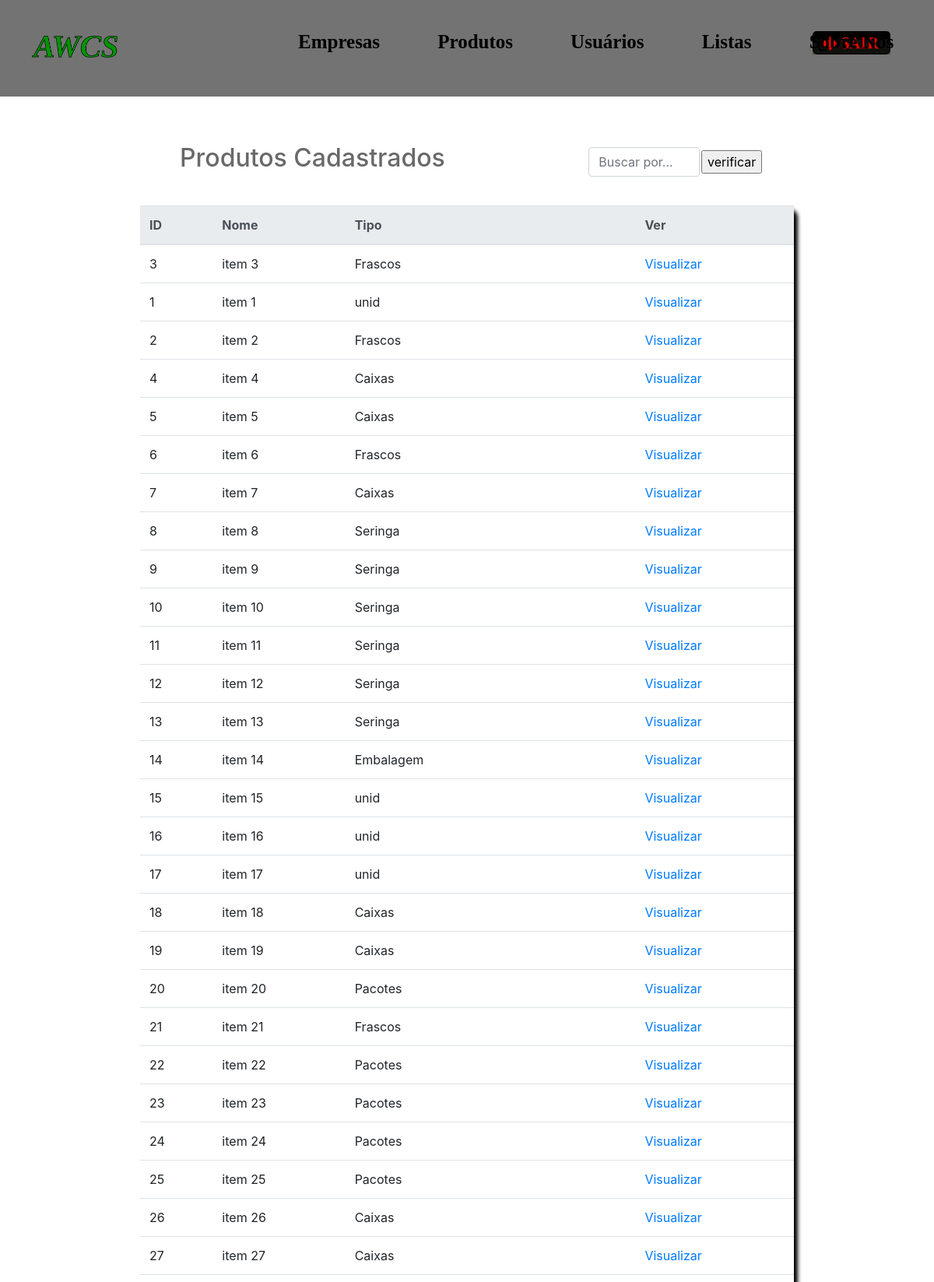
The page /produto/0-prod.php (signed in, upper part) on the database its author committed.
### tables this page shows
CREATE TABLE `produto` (
  `id` int(11) NOT NULL,
  `nome` varchar(50) DEFAULT NULL,
  `Tipo` varchar(20) DEFAULT NULL,
  `descricao` text NOT NULL,
  `data_alt` date DEFAULT NULL,
  `data_cad` date DEFAULT NULL,
  `Usuario_alt` varchar(30) DEFAULT NULL,
  `Usuario_cad` varchar(30) DEFAULT NULL
);

### produto/0-prod.php (the view, shortened to what this page needs)
<!DOCTYPE html>
<html lang="pt-br">
<head>
    <link rel="stylesheet" href="../atuali/main.css">
    <link rel="stylesheet" href="../atuali/main2.css">
    <link rel="stylesheet" href="https://stackpath.bootstrapcdn.com/bootstrap/4.3.1/css/bootstrap.min.css">
</head>
<?php
  include '../funcoes.php';
    $pro = mysqli_query($banco_de_dados,"select * from produto ");
    $array = mysqli_fetch_all($pro,MYSQLI_ASSOC);
?>
<body>
<header>       <div class="cabes">
               <a href="../pag/pagina.php"> <img src="../pag/img/logoawcs.png" class="awcs"></a>
            <ul>
                <li><h3><a href="../empredit/0-empresa.php"><b> Empresas</a></b></h3></li>
                <li><h3><a href=""><b>Produtos</b></a></h3></li>
                <li><h3><a href="../usuarios/1-usuarios.php"><b>Usuários</b></a></h3></li>
                <li><h3><a href="../lista/0.1mostra.php"><b class="links_topo">Listas</b></a></h3></li>
                <li><h3><a href="../about.php"><b class="links_topo">Sobre Nós</b></a></h3></li>
        </ul>
        <div class="sair">
                <a href="../login/logout.php"><div class="sair-1"></div></a>
        </div>
    </div>
</header>
    <section>
            <main>
                <div class="cab_da_tab">
                <h2>Produtos Cadastrados</h2>
                <div class="col-lg-3">
                    <div class="input-group">
                        <table><tr>
                        <form action="" method="POST" enctype="multipart/form-data" id="formP">
                        <td>
                        <input type="text" class="form-control" id="palavra" placeholder="Buscar por...">
                        </td><td>
                         <input type="submit" value="verificar">
                         </td>
                        </form>
                         </tr></table>
                    </div>
                    </div>
                </div>
                <div class="tabela"  id='tabelap'>
                <table class="table table-hover">
                                    <thead class="thead-light">
                                        <tr>
                                        <th scope="col">ID</th>
                                        <th scope="col">Nome</th>
                                        <th scope="col">Tipo</th>
                                        <th scope="col">Ver</th>
                                        </tr>
                                    </thead>
                                    <tbody>
                                <?php
                                    foreach ($array as  $registro) {
                                            ?>
                                             <tr>
                                            <td><?= $registro['id']?></td>
                                            <td><?= $registro['nome']?></td>
                                            <td><?= $registro['Tipo']?></td>
                                            <td><a href="1-prod.php?id=<?= $registro['id']?>">Visualizar</a></td>
                                            </tr>
                                           <?php
                                    }
                                ?>
                                </tbody>
                        </table>
                     </div>
                 </main>
                 </section>
</body>
</html>

### atuali/main.css (style rules this page uses)
body { width: 100%; height: 100%; margin: 0 }
.cabes { width: 100%; background-color: #737373; height: 124px; padding-top: 10px; }
.cabes img { width: 110px; float: left; margin-left: 41px; margin-top: 36px; }
.awcs { padding-bottom: 13px; }
.cabes ul li { display: inline-block; margin-left: 20%; margin-right: -14%; font-size: 10px; font-family: initial; margin-top: 29px; }
.cabes ul li h3 { font-size: 25px; }
.cabes ul li a { color: black; text-decoration: none; }
.sair { margin-left:87%; width: 100px;height: 40px; margin-top: -53px }
.sair-1 { background-image: url(../CSS/imagens/sair.png); width: 100px;height: 40px; border-radius: 5px; background-size: 100%; background-repeat: no-repeat; }
.tabela { border-radius: 10px; margin-left: 15%; width: 70%; height: auto; margin-top: 3%; box-shadow: 5px 5px 5px black; }

### atuali/main2.css (style rules this page uses)
body { width: 100%; height: 100%; }
.cab_da_tab { margin-left: 15%; margin-top: 5%; }
.cab_da_tab div { margin-left: 45%; margin-top: -42px; }
.cab_da_tab h2 { margin-left: 5%; color: dimgrey; }

### rows shown on the page
produto: id "3", nome "item 3", Tipo "Frascos"
produto: id "1", nome "item 1", Tipo "unid"
produto: id "2", nome "item 2", Tipo "Frascos"
produto: id "4", nome "item 4", Tipo "Caixas"
produto: id "5", nome "item 5", Tipo "Caixas"
produto: id "6", nome "item 6", Tipo "Frascos"
produto: id "7", nome "item 7", Tipo "Caixas"
produto: id "8", nome "item 8", Tipo "Seringa"
produto: id "9", nome "item 9", Tipo "Seringa"
produto: id "10", nome "item 10", Tipo "Seringa"
produto: id "11", nome "item 11", Tipo "Seringa"
produto: id "12", nome "item 12", Tipo "Seringa"
produto: id "13", nome "item 13", Tipo "Seringa"
produto: id "14", nome "item 14", Tipo "Embalagem"
produto: id "15", nome "item 15", Tipo "unid"
produto: id "16", nome "item 16", Tipo "unid"
produto: id "17", nome "item 17", Tipo "unid"
produto: id "18", nome "item 18", Tipo "Caixas"
produto: id "19", nome "item 19", Tipo "Caixas"
produto: id "20", nome "item 20", Tipo "Pacotes"
produto: id "21", nome "item 21", Tipo "Frascos"
produto: id "22", nome "item 22", Tipo "Pacotes"
produto: id "23", nome "item 23", Tipo "Pacotes"
produto: id "24", nome "item 24", Tipo "Pacotes"
produto: id "25", nome "item 25", Tipo "Pacotes"
produto: id "26", nome "item 26", Tipo "Caixas"
produto: id "27", nome "item 27", Tipo "Caixas"
